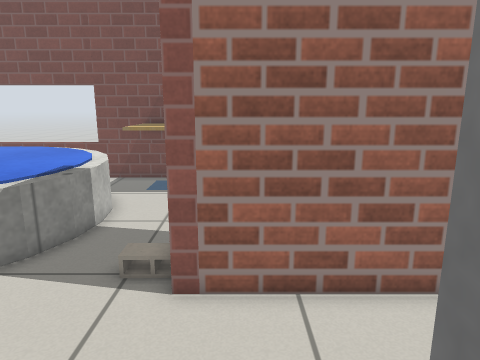
view 1 (above)

17 first-person views from a walk through a robot-simulator world made for Gazebo. The camera is 1 m above the floor, tilts 12° down and sees 70° across. Floor lines are 1 m apart. The floor is counted in squares, 0.25 m on a side. Each view is taken from the middle of a square. On the plan, view 1 faces up. The plan holds only what a view shows up to about 20 squares ahead; the rest is blank. The robots in the file are not drawn. Gazebo's built-in surfaces are drawn with simple patterns. Some stock models are drawn as simple stand-ins. Some surface patterns are stand-ins.

view 2
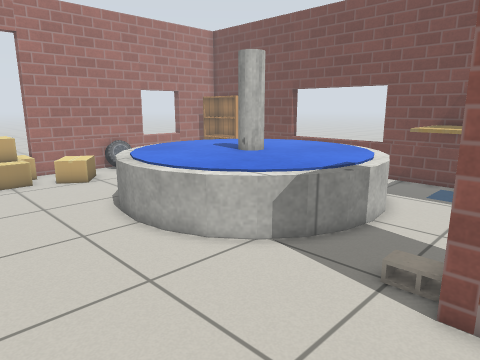

view 3
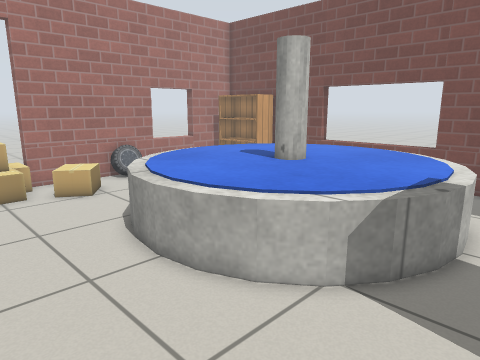

view 4
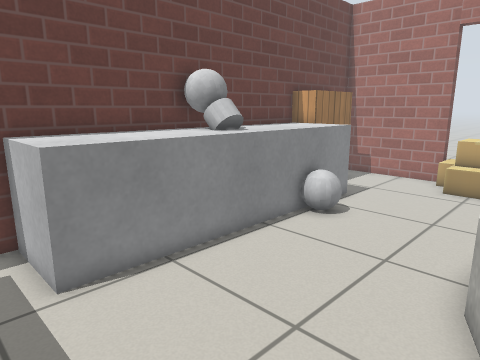

view 5
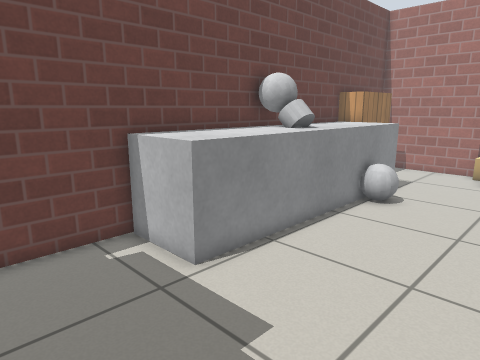

view 6
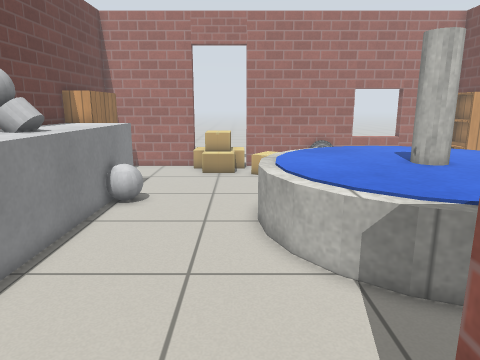

view 7
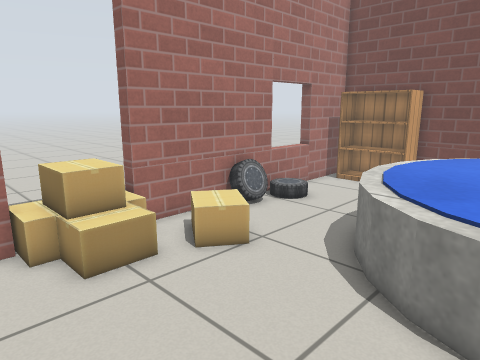

view 8
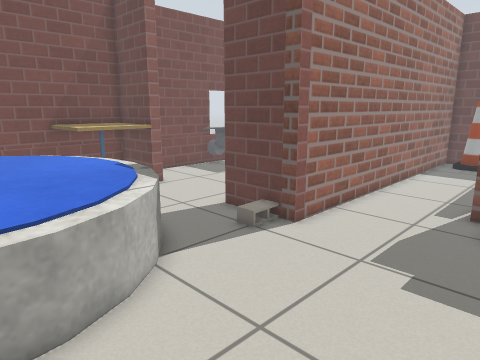

view 9
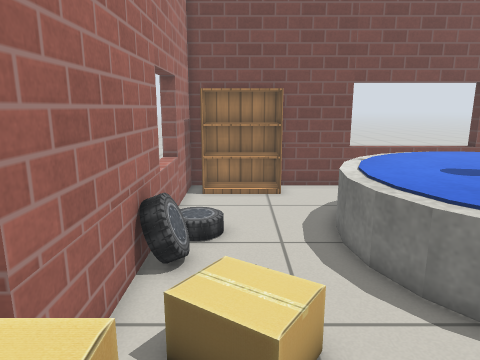

view 10
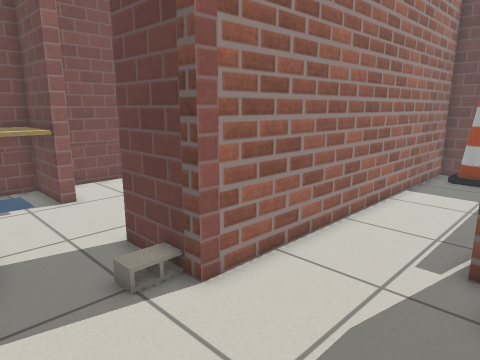

view 11
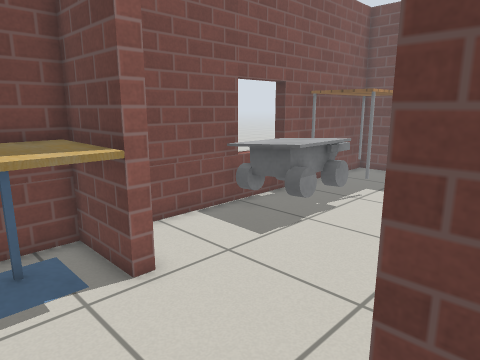

view 12
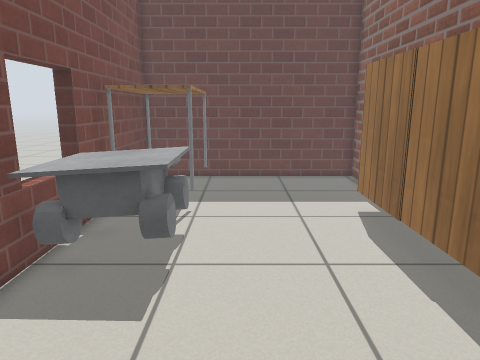

view 13
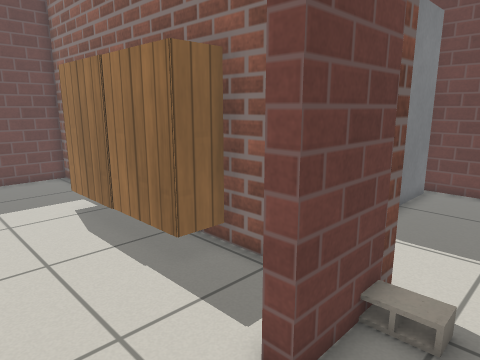

view 14
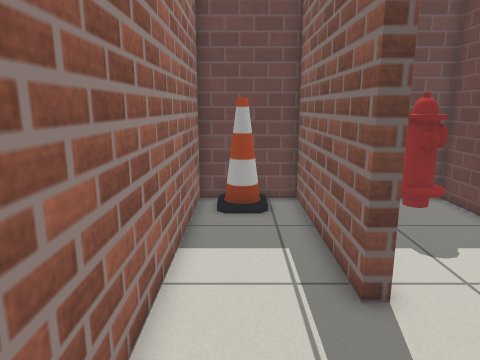

view 15
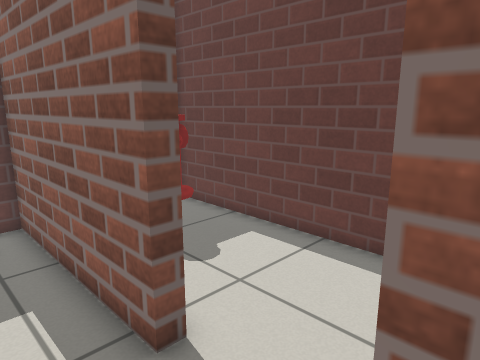

view 16
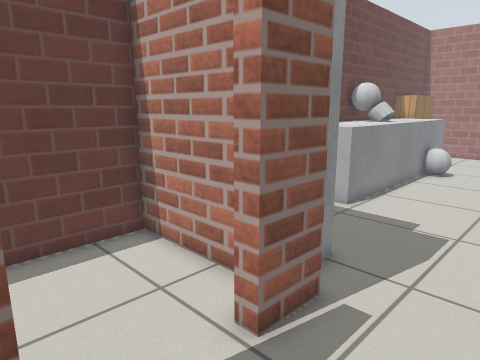

view 17
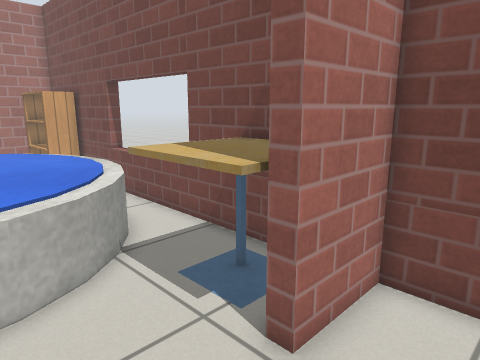

### Floor plan
Ten units are one square. View 1 is at (0, 0); x grows to the right and y downward. Boxes are objects, and circles mark ways between rooms. Rooms are numbered by the first view taken in them; rooms with no view inside come last. Other rooms are left out.
<svg viewBox="-240 -200 414 250">
<path fill="none" stroke="#000" d="M-225 -16 -225 21M-175 40 12 40M-15 -161 -15 -194 -225 -194 -225 -54 -231 -54M29 -24 50 -24M45 -68 -15 -68 -15 -104M85 -17 85 -24 169 -24 169 -68 45 -68M50 -24 50 -18M95 -194 85 -194M62 -194 -9 -194 -9 -161 -15 -161M16 -74 169 -74 169 -194M-15 -104 -9 -104M36 -5 36 40 169 40 169 21"/>
<rect x="-235" y="-35" width="20" height="20" fill="#bbb"><title>cardboard box</title></rect>
<rect x="-235" y="-55" width="30" height="10" fill="#bbb"><title>cardboard box</title></rect>
<rect x="-225" y="-115" width="10" height="20" fill="#bbb"><title>car</title></rect>
<rect x="-225" y="-195" width="50" height="20" fill="#bbb"><title>bookshelf</title></rect>
<rect x="-215" y="-45" width="10" height="20" fill="#bbb"><title>cardboard box</title></rect>
<rect x="-215" y="-85" width="30" height="30" fill="#bbb"><title>cardboard box</title></rect>
<rect x="-205" y="25" width="40" height="20" fill="#bbb"><title>bookshelf</title></rect>
<rect x="-205" y="-55" width="10" height="30" fill="#bbb"><title>cardboard box</title></rect>
<rect x="-175" y="5" width="140" height="30" fill="#bbb"><title>grey box</title></rect>
<rect x="-175" y="-185" width="130" height="130" fill="#bbb"><title>fountain</title></rect>
<rect x="-145" y="-15" width="20" height="30" fill="#bbb"><title>grey ball</title></rect>
<rect x="-115" y="25" width="20" height="10" fill="#bbb"><title>grey ball</title></rect>
<rect x="-115" y="15" width="20" height="10" fill="#bbb"><title>grey cylinder</title></rect>
<rect x="-55" y="-195" width="40" height="40" fill="#bbb"><title>cafe table</title></rect>
<rect x="5" y="-15" width="10" height="50" fill="#bbb"><title>grey box</title></rect>
<rect x="145" y="-55" width="20" height="20" fill="#bbb"><title>cone</title></rect>
<rect x="25" y="-95" width="40" height="20" fill="#bbb"><title>bookshelf</title></rect>
<rect x="35" y="-195" width="60" height="40" fill="#bbb"><title>other object</title></rect>
<rect x="65" y="-95" width="40" height="10" fill="#bbb"><title>bookshelf</title></rect>
<rect x="95" y="-195" width="70" height="40" fill="#bbb"><title>table</title></rect>
<rect x="125" y="-5" width="20" height="30" fill="#bbb"><title>fire hydrant</title></rect>
<circle cx="35" cy="-45" r="3" fill="#2a7"/>
<circle cx="-10" cy="-130" r="3" fill="#2a7"/>
<circle cx="65" cy="-20" r="3" fill="#2a7"/>
<text x="-110" y="-70">1</text>
<text x="100" y="-40">2</text>
<text x="80" y="-130">3</text>
<text x="100" y="10">4</text>
</svg>
Room 1 opens to room 2. Room 1 opens to room 3. Room 2 opens to room 4.

Where each view was taken, in squares from view 1:
view 1: 0 up, 0 right, facing up
view 2: 0 up, 0 right, facing up-left
view 3: 1 up, 3 left, facing up-left
view 4: 7 up, 2 left, facing down-left
view 5: 6 up, 1 right, facing down-left
view 6: 5 up, 1 right, facing left
view 7: 0 up, 12 left, facing up-left
view 8: 0 up, 11 left, facing up-right
view 9: 2 up, 20 left, facing up
view 10: 1 up, 6 left, facing up-right
view 11: 9 up, 5 left, facing up-right
view 12: 14 up, 3 left, facing right
view 13: 14 up, 4 left, facing down-right
view 14: 5 up, 2 right, facing right
view 15: 5 up, 4 right, facing down-right
view 16: 6 up, 9 right, facing down-left
view 17: 12 up, 2 right, facing up-left
